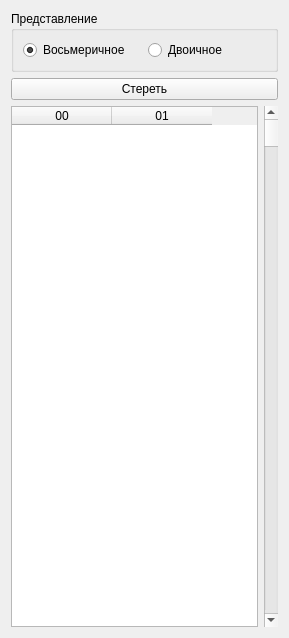
<?xml version="1.0" encoding="UTF-8"?>
<ui version="4.0">
 <class>DrumWidget</class>
 <widget class="QWidget" name="DrumWidget">
  <property name="geometry">
   <rect>
    <x>0</x>
    <y>0</y>
    <width>289</width>
    <height>638</height>
   </rect>
  </property>
  <property name="windowTitle">
   <string>Магнитный барабан (ОЗУ)</string>
  </property>
  <layout class="QVBoxLayout" name="verticalLayout">
   <item>
    <widget class="QGroupBox" name="groupBox">
     <property name="title">
      <string>Представление</string>
     </property>
     <layout class="QHBoxLayout" name="horizontalLayout">
      <item>
       <widget class="QRadioButton" name="octSwitch">
        <property name="text">
         <string>Восьмеричное</string>
        </property>
        <property name="checked">
         <bool>true</bool>
        </property>
        <attribute name="buttonGroup">
         <string notr="true">formatGroup</string>
        </attribute>
       </widget>
      </item>
      <item>
       <widget class="QRadioButton" name="binSwitch">
        <property name="text">
         <string>Двоичное</string>
        </property>
        <attribute name="buttonGroup">
         <string notr="true">formatGroup</string>
        </attribute>
       </widget>
      </item>
     </layout>
    </widget>
   </item>
   <item>
    <widget class="QPushButton" name="clearButton">
     <property name="text">
      <string>Стереть</string>
     </property>
    </widget>
   </item>
   <item>
    <layout class="QHBoxLayout" name="horizontalLayout_2">
     <property name="topMargin">
      <number>0</number>
     </property>
     <item>
      <widget class="QTableWidget" name="drumView">
       <property name="verticalScrollBarPolicy">
        <enum>Qt::ScrollBarAlwaysOff</enum>
       </property>
       <column>
        <property name="text">
         <string>00</string>
        </property>
       </column>
       <column>
        <property name="text">
         <string>01</string>
        </property>
       </column>
      </widget>
     </item>
     <item>
      <widget class="QScrollBar" name="drumScroll">
       <property name="maximum">
        <number>2046</number>
       </property>
       <property name="singleStep">
        <number>2</number>
       </property>
       <property name="pageStep">
        <number>16</number>
       </property>
       <property name="orientation">
        <enum>Qt::Vertical</enum>
       </property>
      </widget>
     </item>
    </layout>
   </item>
  </layout>
 </widget>
 <resources/>
 <connections/>
 <slots>
  <slot>on_drumScroll_valueChanged(int)</slot>
 </slots>
 <buttongroups>
  <buttongroup name="formatGroup"/>
 </buttongroups>
</ui>
